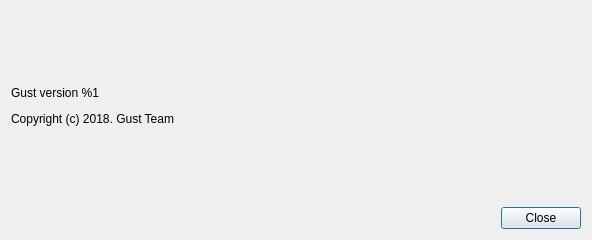
<?xml version="1.0" encoding="UTF-8"?>
<ui version="4.0">
 <class>AboutDialog</class>
 <widget class="QDialog" name="AboutDialog">
  <property name="geometry">
   <rect>
    <x>0</x>
    <y>0</y>
    <width>592</width>
    <height>240</height>
   </rect>
  </property>
  <property name="sizePolicy">
   <sizepolicy hsizetype="Fixed" vsizetype="Fixed">
    <horstretch>0</horstretch>
    <verstretch>0</verstretch>
   </sizepolicy>
  </property>
  <property name="minimumSize">
   <size>
    <width>592</width>
    <height>240</height>
   </size>
  </property>
  <property name="maximumSize">
   <size>
    <width>592</width>
    <height>240</height>
   </size>
  </property>
  <property name="windowTitle">
   <string>About %1</string>
  </property>
  <layout class="QVBoxLayout" name="verticalLayout" stretch="0,0">
   <item>
    <widget class="QLabel" name="m_aboutLabel">
     <property name="sizePolicy">
      <sizepolicy hsizetype="Preferred" vsizetype="Expanding">
       <horstretch>0</horstretch>
       <verstretch>0</verstretch>
      </sizepolicy>
     </property>
     <property name="text">
      <string>&lt;html&gt;&lt;head/&gt;&lt;body&gt;&lt;p&gt;Gust version %1&lt;/p&gt;&lt;p&gt;&lt;/p&gt;&lt;p&gt;Copyright (c) 2018. Gust Team&lt;/p&gt;&lt;/body&gt;&lt;/html&gt;</string>
     </property>
     <property name="textFormat">
      <enum>Qt::RichText</enum>
     </property>
     <property name="wordWrap">
      <bool>true</bool>
     </property>
     <property name="openExternalLinks">
      <bool>true</bool>
     </property>
    </widget>
   </item>
   <item>
    <layout class="QHBoxLayout" name="horizontalLayout">
     <item>
      <spacer name="horizontalSpacer">
       <property name="orientation">
        <enum>Qt::Horizontal</enum>
       </property>
       <property name="sizeHint" stdset="0">
        <size>
         <width>40</width>
         <height>20</height>
        </size>
       </property>
      </spacer>
     </item>
     <item>
      <widget class="QPushButton" name="m_closeButton">
       <property name="text">
        <string>Close</string>
       </property>
      </widget>
     </item>
    </layout>
   </item>
  </layout>
 </widget>
 <resources/>
 <connections>
  <connection>
   <sender>m_closeButton</sender>
   <signal>clicked()</signal>
   <receiver>AboutDialog</receiver>
   <slot>accept()</slot>
   <hints>
    <hint type="sourcelabel">
     <x>538</x>
     <y>285</y>
    </hint>
    <hint type="destinationlabel">
     <x>294</x>
     <y>156</y>
    </hint>
   </hints>
  </connection>
 </connections>
</ui>
